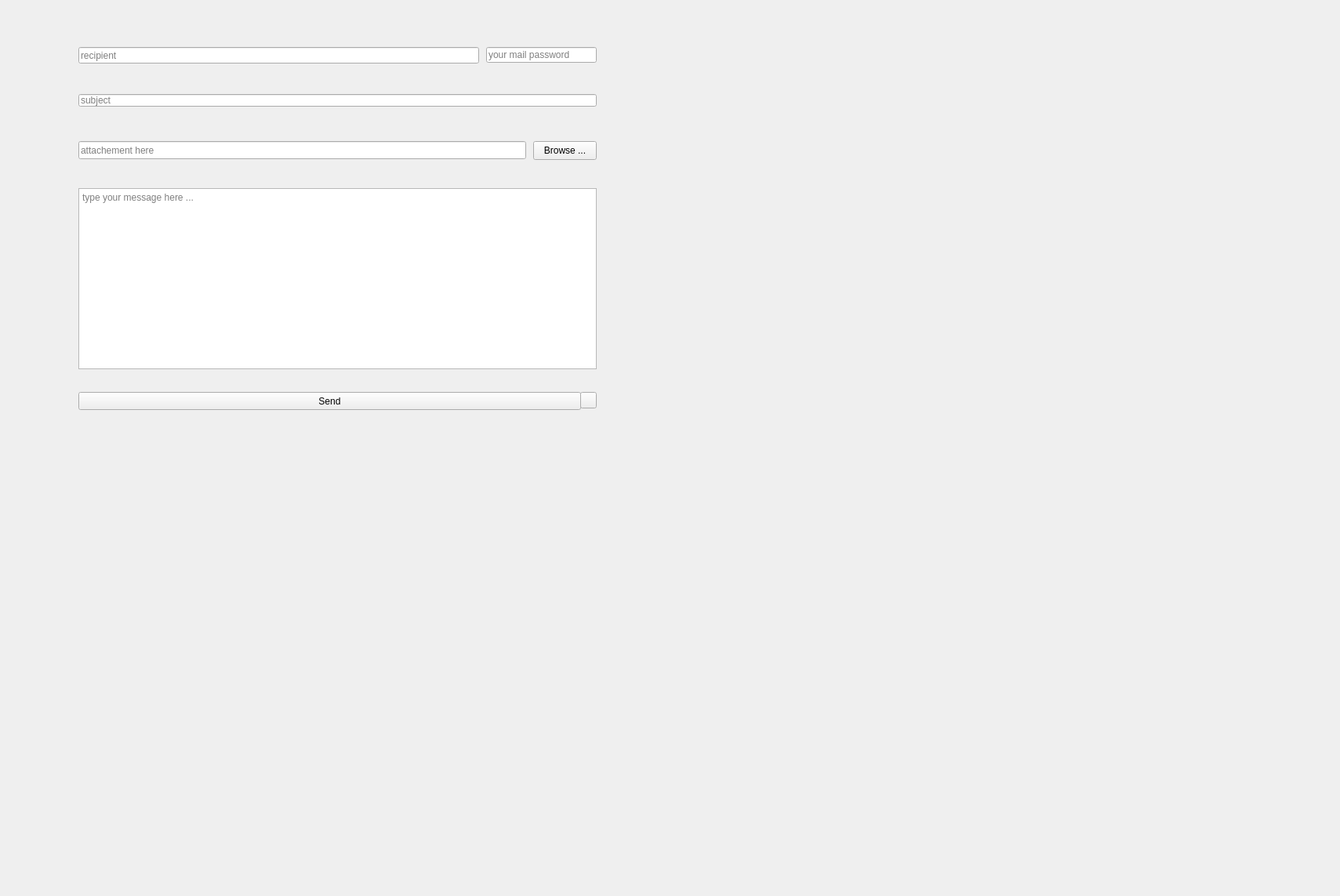
    <widget class="QWidget" name="page_12">
     <widget class="QLabel" name="img_12">
      <property name="geometry">
       <rect>
        <x>0</x>
        <y>-10</y>
        <width>1700</width>
        <height>1134</height>
       </rect>
      </property>
      <property name="text">
       <string/>
      </property>
      <property name="pixmap">
       <pixmap resource="src.qrc">:/ressource/mariage.jpg</pixmap>
      </property>
      <property name="scaledContents">
       <bool>false</bool>
      </property>
      <property name="alignment">
       <set>Qt::AlignCenter</set>
      </property>
      <property name="wordWrap">
       <bool>false</bool>
      </property>
     </widget>
     <widget class="QLineEdit" name="rcpt">
      <property name="geometry">
       <rect>
        <x>100</x>
        <y>60</y>
        <width>511</width>
        <height>21</height>
       </rect>
      </property>
      <property name="styleSheet">
       <string notr="true">font: 75 8pt &quot;Segoe Script&quot;;
color: rgb(0, 0, 0);
</string>
      </property>
      <property name="placeholderText">
       <string>recipient</string>
      </property>
     </widget>
     <widget class="QLineEdit" name="subject">
      <property name="geometry">
       <rect>
        <x>100</x>
        <y>120</y>
        <width>661</width>
        <height>16</height>
       </rect>
      </property>
      <property name="styleSheet">
       <string notr="true">font: 75 8pt &quot;Segoe Script&quot;;
color: rgb(0, 0, 0);</string>
      </property>
      <property name="placeholderText">
       <string>subject</string>
      </property>
     </widget>
     <widget class="QLineEdit" name="file">
      <property name="geometry">
       <rect>
        <x>100</x>
        <y>180</y>
        <width>571</width>
        <height>23</height>
       </rect>
      </property>
      <property name="styleSheet">
       <string notr="true">font: 75 8pt &quot;Segoe Script&quot;;
color: rgb(0, 0, 0);</string>
      </property>
      <property name="placeholderText">
       <string>attachement here</string>
      </property>
     </widget>
     <widget class="QTextEdit" name="msg">
      <property name="geometry">
       <rect>
        <x>100</x>
        <y>240</y>
        <width>661</width>
        <height>231</height>
       </rect>
      </property>
      <property name="styleSheet">
       <string notr="true">font: 75 8pt &quot;Segoe Script&quot;;
color: rgb(0, 0, 0);</string>
      </property>
      <property name="placeholderText">
       <string>type your message here ...</string>
      </property>
     </widget>
     <widget class="QPushButton" name="sendBtn">
      <property name="geometry">
       <rect>
        <x>100</x>
        <y>500</y>
        <width>641</width>
        <height>23</height>
       </rect>
      </property>
      <property name="styleSheet">
       <string notr="true">font: 75 8pt &quot;Segoe Script&quot;;
color: rgb(0, 0, 0);</string>
      </property>
      <property name="text">
       <string>Send</string>
      </property>
     </widget>
     <widget class="QLineEdit" name="mail_pass">
      <property name="geometry">
       <rect>
        <x>620</x>
        <y>60</y>
        <width>141</width>
        <height>20</height>
       </rect>
      </property>
      <property name="styleSheet">
       <string notr="true">font: 75 8pt &quot;Segoe Script&quot;;
color: rgb(0, 0, 0);</string>
      </property>
      <property name="echoMode">
       <enum>QLineEdit::Password</enum>
      </property>
      <property name="placeholderText">
       <string>your mail password</string>
      </property>
     </widget>
     <widget class="QPushButton" name="browseBtn">
      <property name="geometry">
       <rect>
        <x>680</x>
        <y>180</y>
        <width>81</width>
        <height>24</height>
       </rect>
      </property>
      <property name="styleSheet">
       <string notr="true">font: 75 8pt &quot;Segoe Script&quot;;
color: rgb(0, 0, 0);</string>
      </property>
      <property name="text">
       <string>Browse ...</string>
      </property>
     </widget>
     <widget class="QPushButton" name="backk">
      <property name="geometry">
       <rect>
        <x>740</x>
        <y>500</y>
        <width>21</width>
        <height>21</height>
       </rect>
      </property>
      <property name="text">
       <string/>
      </property>
     </widget>
    </widget>
